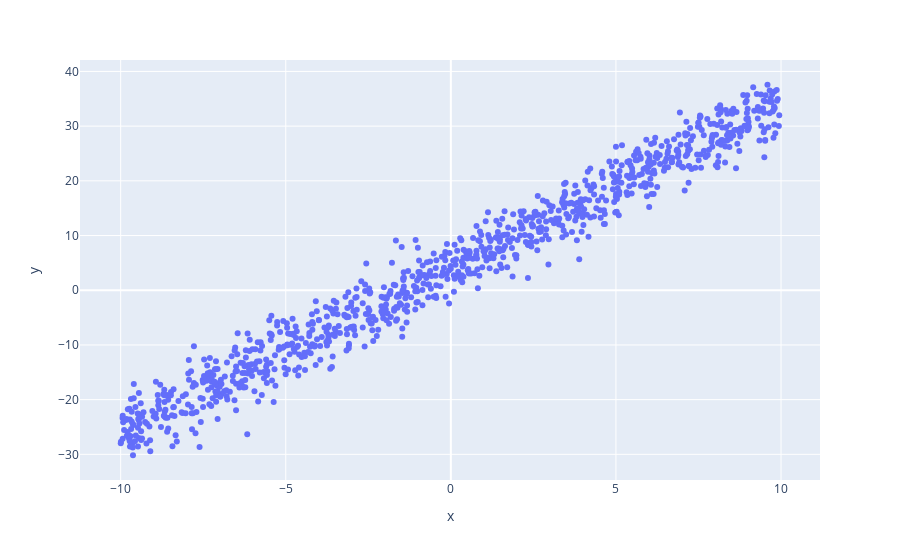

The notebook cell this image was saved under:
### Code cell
px.scatter(x=dataset.Xdata.flatten(), y=dataset.ydata.flatten())

### Figure 1 — Plotly figure (JSON) as saved in the notebook; plotly's stock layout.template omitted (floating-point values rounded to 4 significant figures; data arrays with more than 128 entries replaced by an {"elided": "..."} marker saying what was removed)
{"data": [{"hovertemplate": "x=%{x}<br>y=%{y}<extra></extra>", "legendgroup": "", "marker": {"color": "#636efa", "symbol": "circle"}, "mode": "markers", "name": "", "orientation": "v", "showlegend": false, "type": "scatter", "x": {"elided": "1000 float values"}, "xaxis": "x", "y": {"elided": "1000 float values"}, "yaxis": "y"}], "layout": {"legend": {"tracegroupgap": 0}, "margin": {"t": 60}, "xaxis": {"anchor": "y", "domain": [0, 1], "title": {"text": "x"}}, "yaxis": {"anchor": "x", "domain": [0, 1], "title": {"text": "y"}}}}
